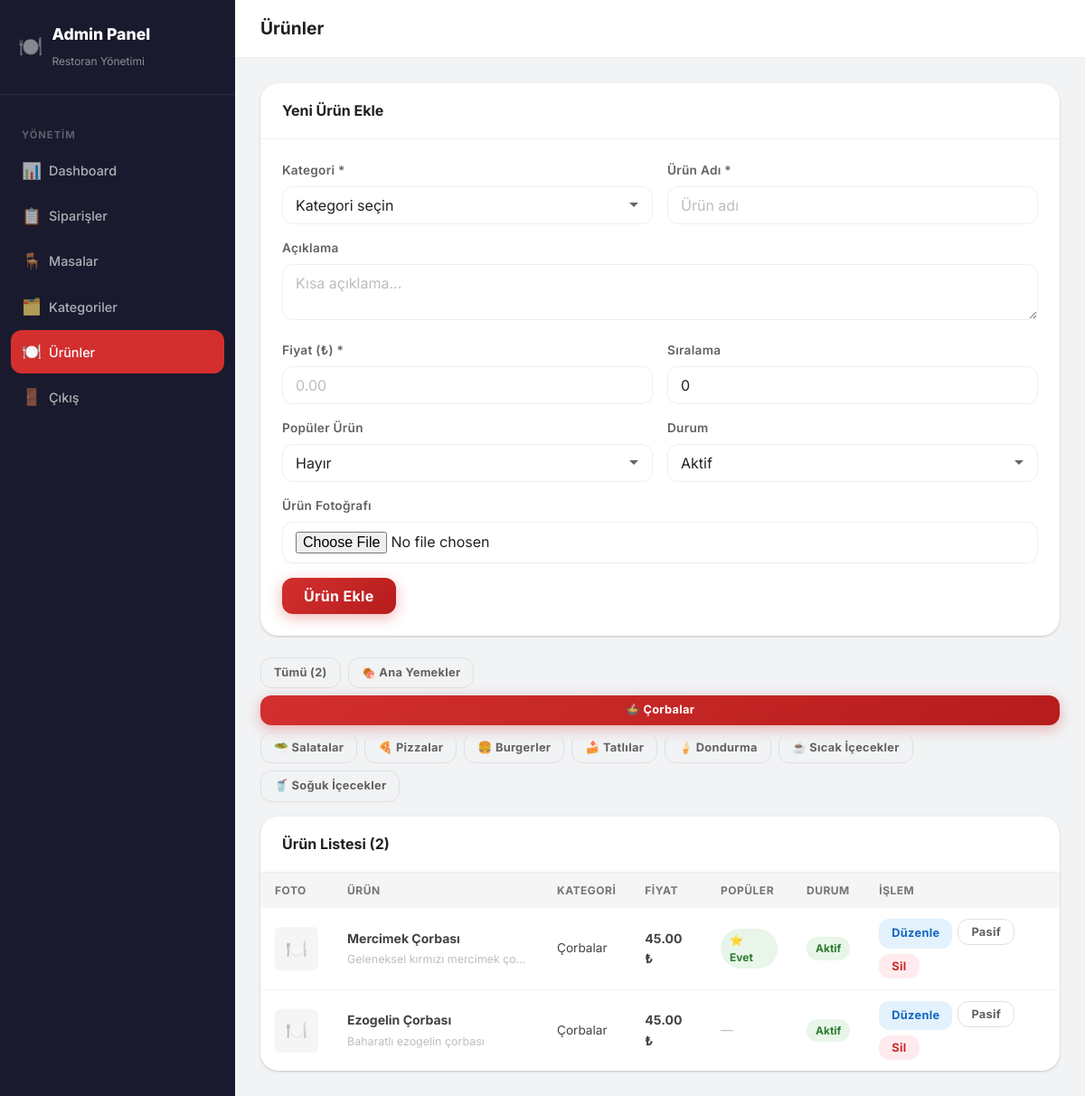
/admin/products.php?cat=2 (signed in), run on the app's committed database.
### tables this page shows
CREATE TABLE IF NOT EXISTS categories (
    id INT AUTO_INCREMENT PRIMARY KEY,
    name VARCHAR(100) NOT NULL,
    icon VARCHAR(50) DEFAULT '🍽️',
    sort_order INT DEFAULT 0,
    is_active TINYINT(1) DEFAULT 1,
    created_at TIMESTAMP DEFAULT CURRENT_TIMESTAMP
);

CREATE TABLE IF NOT EXISTS products (
    id INT AUTO_INCREMENT PRIMARY KEY,
    category_id INT NOT NULL,
    name VARCHAR(150) NOT NULL,
    description TEXT,
    price DECIMAL(10,2) NOT NULL,
    image VARCHAR(255) DEFAULT NULL,
    is_popular TINYINT(1) DEFAULT 0,
    is_active TINYINT(1) DEFAULT 1,
    sort_order INT DEFAULT 0,
    created_at TIMESTAMP DEFAULT CURRENT_TIMESTAMP,
    FOREIGN KEY (category_id) REFERENCES categories(id) ON DELETE CASCADE
);

### includes/config.php (called while the page is built, shortened)
<?php
function db() {
    static $pdo = null;
    if ($pdo === null) {
        try {
            $pdo = new PDO(
                'mysql:host=' . DB_HOST . ';dbname=' . DB_NAME . ';charset=utf8mb4',
                DB_USER,
                DB_PASS,
                [
                    PDO::ATTR_ERRMODE => PDO::ERRMODE_EXCEPTION,
                    PDO::ATTR_DEFAULT_FETCH_MODE => PDO::FETCH_ASSOC,
                    PDO::ATTR_EMULATE_PREPARES => false,
                ]
            );
        } catch (PDOException $e) {
            die(json_encode(['error' => 'Database connection failed: ' . $e->getMessage()]));
        }
    }
    return $pdo;
}
function sanitize($str) {
    return htmlspecialchars(trim($str), ENT_QUOTES, 'UTF-8');
}

### admin/products.php (the view, shortened to what this page needs)
<?php
require_once 'includes/auth.php';
$cats = db()->query('SELECT * FROM categories WHERE is_active = 1 ORDER BY sort_order ASC')->fetchAll();
$filter_cat = (int)($_GET['cat'] ?? 0);
if ($filter_cat) {
    $stmt = db()->prepare('SELECT p.*, c.name as cat_name FROM products p JOIN categories c ON c.id = p.category_id WHERE p.category_id = ? ORDER BY p.sort_order ASC, p.id ASC');
    $stmt->execute([$filter_cat]);
    $products = $stmt->fetchAll();
} else {
    $products = db()->query('SELECT p.*, c.name as cat_name FROM products p JOIN categories c ON c.id = p.category_id ORDER BY c.sort_order ASC, p.sort_order ASC, p.id ASC')->fetchAll();
}
$edit_prod = null;
?>
<!DOCTYPE html>
<html lang="tr">
<head>
  <link rel="stylesheet" href="../assets/css/style.css">
</head>
<body class="admin-body">
<div style="display:flex">
  <aside class="admin-sidebar" id="admin-sidebar">
    <div class="admin-sidebar-header">
      <div style="display:flex;align-items:center;gap:10px">
        <span style="font-size:22px">🍽️</span>
        <div><h2>Admin Panel</h2><span>Restoran Yönetimi</span></div>
      </div>
    </div>
  </aside>
  <main class="admin-main">
    <div class="admin-topbar">
      <div style="display:flex;align-items:center;gap:12px">
        <h1>Ürünler</h1>
      </div>
    </div>
    <div class="admin-content">
      <div class="admin-card" style="margin-bottom:24px">
        <div class="admin-card-header">
          <h2><?= $edit_prod ? 'Ürün Düzenle' : 'Yeni Ürün Ekle' ?></h2>
        </div>
        <div class="admin-card-body">
          <form method="POST" enctype="multipart/form-data" class="admin-form">
            <div class="form-row">
              <div class="form-group">
                <label>Kategori *</label>
                <select name="category_id" class="form-control" required>
                  <option value="">Kategori seçin</option>
                </select>
              </div>
              <div class="form-group">
                <label>Ürün Adı *</label>
                <input type="text" name="name" class="form-control" placeholder="Ürün adı" value="<?= sanitize($edit_prod['name'] ?? '') ?>" required>
              </div>
            </div>
            <div class="form-group">
              <label>Açıklama</label>
              <textarea name="description" class="form-control" rows="2" placeholder="Kısa açıklama..."><?= sanitize($edit_prod['description'] ?? '') ?></textarea>
            </div>
            <div class="form-row">
              <div class="form-group">
                <label>Fiyat (₺) *</label>
                <input type="text" name="price" class="form-control" placeholder="0.00" value="<?= $edit_prod ? number_format($edit_prod['price'], 2, '.', '') : '' ?>" required>
              </div>
              <div class="form-group">
                <label>Sıralama</label>
                <input type="number" name="sort_order" class="form-control" value="<?= (int)($edit_prod['sort_order'] ?? 0) ?>" min="0">
              </div>
            </div>
            <div class="form-row">
              <div class="form-group">
                <label>Popüler Ürün</label>
                <select name="is_popular" class="form-control">
                  <option value="0" <?= (($edit_prod['is_popular'] ?? 0) == 0 ? 'selected' : '') ?>>Hayır</option>
                </select>
              </div>
              <div class="form-group">
                <label>Durum</label>
                <select name="is_active" class="form-control">
                  <option value="1" <?= (($edit_prod['is_active'] ?? 1) == 1 ? 'selected' : '') ?>>Aktif</option>
                </select>
              </div>
            </div>
            <div class="form-group">
              <label>Ürün Fotoğrafı <?= $edit_prod ? '(değiştirmek için seçin)' : '' ?></label>
              <input type="file" name="image" class="form-control" accept="image/*">
            </div>
            <button type="submit" class="btn btn-primary" style="width:auto;padding:10px 24px">
              <?= $edit_prod ? 'Güncelle' : 'Ürün Ekle' ?>
            </button>
          </form>
        </div>
      </div>
      <div style="display:flex;gap:8px;margin-bottom:16px;flex-wrap:wrap">
        <a href="products.php" class="btn btn-sm <?= !$filter_cat ? 'btn-primary' : 'btn-outline' ?>">Tümü (<?= count($products) ?>)</a>
        <?php foreach ($cats as $c): ?>
        <a href="?cat=<?= $c['id'] ?>" class="btn btn-sm <?= $filter_cat == $c['id'] ? 'btn-primary' : 'btn-outline' ?>"><?= sanitize($c['icon']) ?> <?= sanitize($c['name']) ?></a>
        <?php endforeach; ?>
      </div>
      <div class="admin-card">
        <div class="admin-card-header"><h2>Ürün Listesi (<?= count($products) ?>)</h2></div>
        <div style="overflow-x:auto">
          <table class="data-table">
            <thead>
              <tr><th>Foto</th><th>Ürün</th><th>Kategori</th><th>Fiyat</th><th>Popüler</th><th>Durum</th><th>İşlem</th></tr>
            </thead>
            <tbody>
              <?php foreach ($products as $p): ?>
              <tr>
                <td>
                  <?php if ($p['image']): ?>
                  <img src="../assets/img/<?= sanitize($p['image']) ?>" style="width:48px;height:48px;object-fit:cover;border-radius:6px">
                  <?php else: ?>
                  <div style="width:48px;height:48px;background:var(--gray-100);border-radius:6px;display:flex;align-items:center;justify-content:center;font-size:1.2rem">🍽️</div>
                  <?php endif; ?>
                </td>
                <td>
                  <strong><?= sanitize($p['name']) ?></strong>
                  <?php if ($p['description']): ?>
                  <div style="font-size:0.78rem;color:var(--gray-400);margin-top:2px;max-width:200px;white-space:nowrap;overflow:hidden;text-overflow:ellipsis"><?= sanitize($p['description']) ?></div>
                  <?php endif; ?>
                </td>
                <td style="font-size:0.85rem"><?= sanitize($p['cat_name']) ?></td>
                <td><strong><?= number_format($p['price'], 2) ?> ₺</strong></td>
                <td><?= $p['is_popular'] ? '<span class="badge badge-ready">⭐ Evet</span>' : '<span style="color:var(--gray-400)">—</span>' ?></td>
                <td><span class="badge <?= $p['is_active'] ? 'badge-ready' : 'badge-completed' ?>"><?= $p['is_active'] ? 'Aktif' : 'Pasif' ?></span></td>
                <td>
                  <div class="action-btns">
                    <a href="?edit=<?= $p['id'] ?>" class="btn btn-sm btn-info">Düzenle</a>
                    <form method="POST" style="display:inline">
                      <button type="submit" class="btn btn-sm btn-outline"><?= $p['is_active'] ? 'Pasif' : 'Aktif' ?></button>
                    </form>
                    <form method="POST" style="display:inline" onsubmit="return confirm('Bu ürünü silmek istediğinizden emin misiniz?')">
                      <button type="submit" class="btn btn-sm btn-danger">Sil</button>
                    </form>
                  </div>
                </td>
              </tr>
              <?php endforeach; ?>
            </tbody>
          </table>
        </div>
      </div>
    </div>
  </main>
</div>
</body>
</html>

### data on the page
categories: icon "🍖", name "Ana Yemekler"
categories: icon "🍲", name "Çorbalar"
categories: icon "🥗", name "Salatalar"
categories: icon "🍕", name "Pizzalar"
categories: icon "🍔", name "Burgerler"
categories: icon "🍰", name "Tatlılar"
categories: icon "🍦", name "Dondurma"
categories: icon "☕", name "Sıcak İçecekler"
categories: icon "🥤", name "Soğuk İçecekler"
products: name "Mercimek Çorbası", description "Geleneksel kırmızı mercimek ço…", category.name "Çorbalar", price "45.00", is_popular "⭐ Evet", is_active "Aktif"
products: name "Ezogelin Çorbası", description "Baharatlı ezogelin çorbası", category.name "Çorbalar", price "45.00", is_active "Aktif"

### other printed values
$item['icon'] "📊"
$item['label'] "Dashboard"
$item['icon'] "📋"
$item['label'] "Siparişler"
$item['icon'] "🪑"
$item['label'] "Masalar"
$item['icon'] "🗂️"
$item['label'] "Kategoriler"
$item['icon'] "🍽️"
$item['label'] "Ürünler"
$item['icon'] "🚪"
$item['label'] "Çıkış"
count($products) "2"
